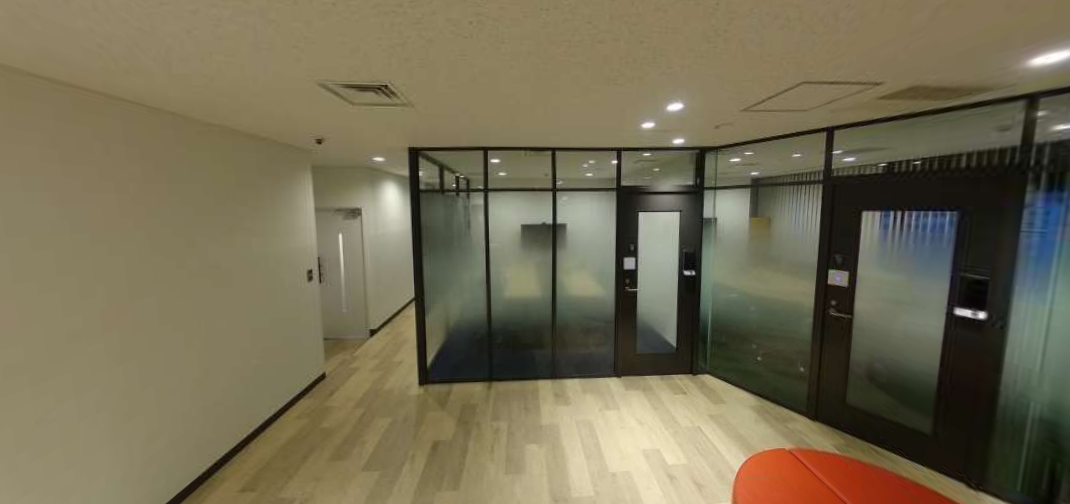
#> input picture img/set2_b.png, 1070 x 504 px
$ python composite.py
#> lines starting #> are read from the running program, lines starting #| are printed output that depends on the picture
import cv2
import numpy as np


def compositeImg(overlay, background):
    # overlay画像がRGBA（アルファチャンネル付き）でなければBGRに変換
    if overlay.shape[2] == 3:
        # 3チャンネルならアルファチャンネルを追加
        overlay = cv2.cvtColor(overlay, cv2.COLOR_BGR2BGRA)

    # 透過率を設定（0.5 = 50%）
    alpha = 0.5

    # overlay画像をbackgroundと同じサイズにリサイズ（必要なら）
    overlay = cv2.resize(overlay, (background.shape[1], background.shape[0]))

    # アルファチャンネルを考慮して合成
    overlay_img = overlay[..., :3]  # 3次元配列の最後の次元の0,1,2番目
    overlay_mask = overlay[..., 3:] / 255.0 * alpha  # 最後の次元の3番目

    background = background.astype(float)
    overlay_img = overlay_img.astype(float)

    # 自然な合成のため、アルファ値の合計が1になるように合成
    blended = background * (1 - overlay_mask) + overlay_img * overlay_mask
    return blended.astype(np.uint8)


# 画像を読み込む
background = cv2.imread("../img/set2_b.png")
#> background is the input picture: shape (504, 1070, 3); mean B, G, R 83.7, 108.6, 116.6
overlay = cv2.imread(
    "../projective_transformation/aligned_image.png", cv2.IMREAD_UNCHANGED
)
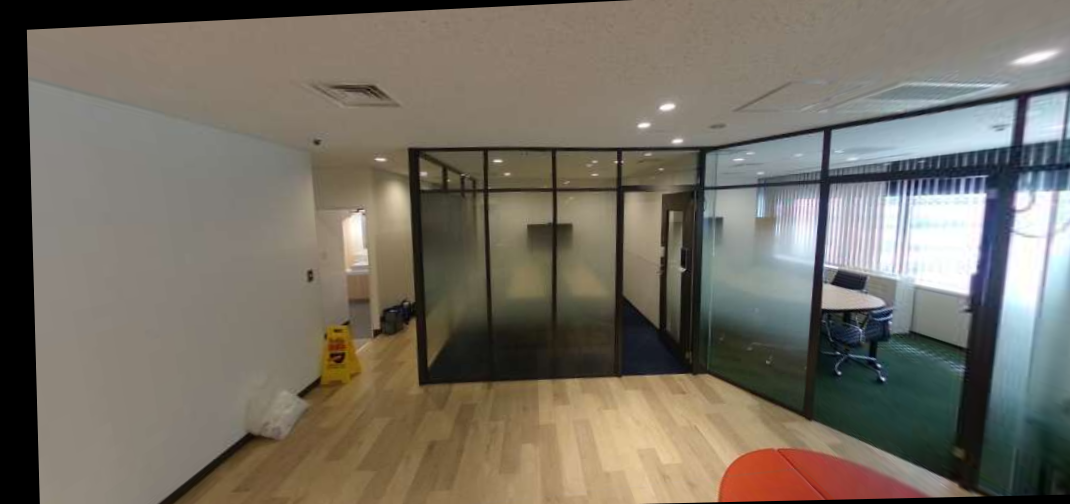
#> input picture projective_transformation/aligned_image.png, 1070 x 504 px
#> overlay is the input picture: shape (504, 1070, 3); mean B, G, R 100.2, 111.3, 117.4

# 合成
blended = compositeImg(overlay, background)
#> in compositeImg, `overlay_mask = overlay[..., 3:] / 255.0 * alpha`: overlay_mask: shape (504, 1070, 1) float64; every value is 0.5
#> in compositeImg, `blended = background * (1 - overlay_mask) + overlay_img * overlay_mask`:
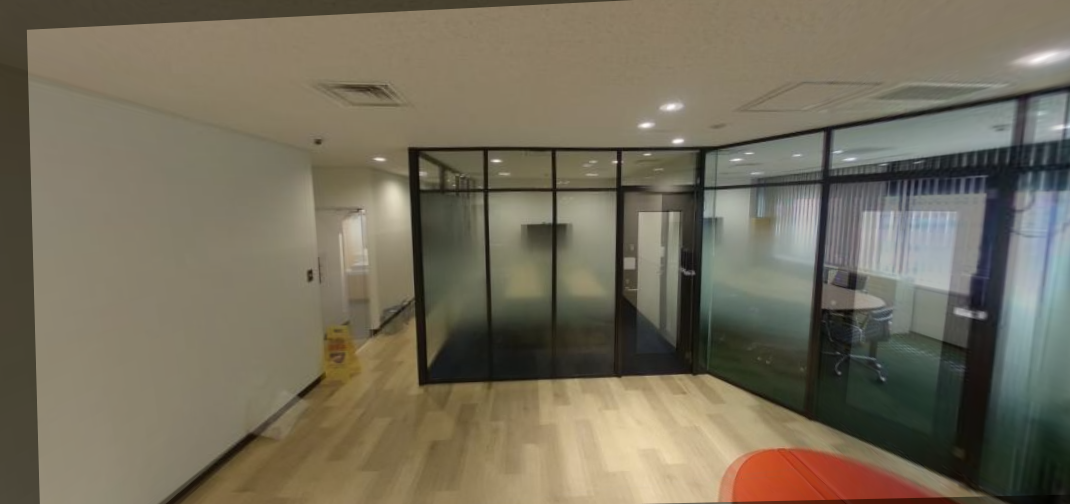
#> blended: shape (504, 1070, 3) float64; mean B, G, R 92, 109.9, 117

# 保存
cv2.imwrite("result.jpg", blended)
